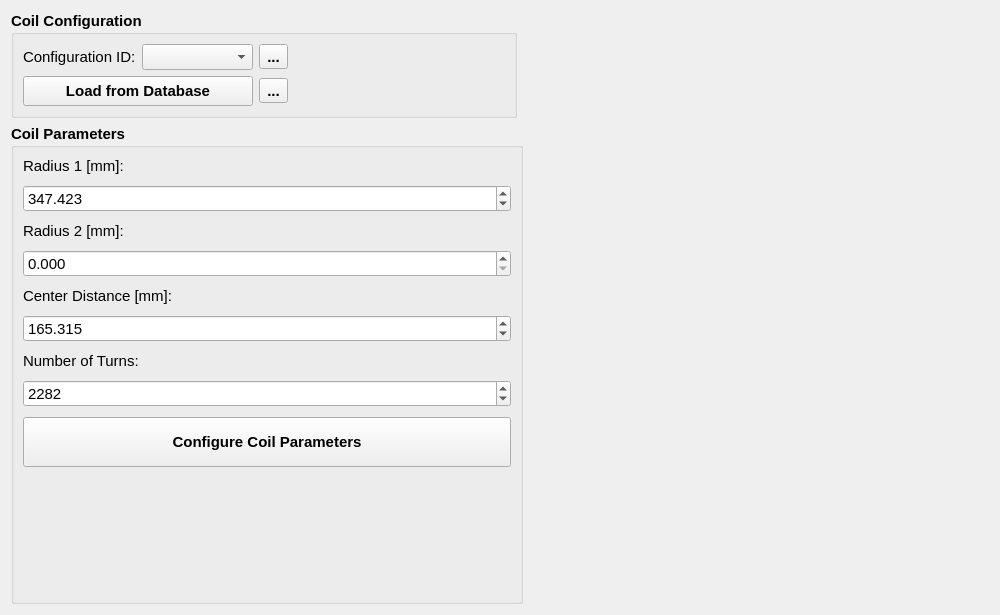
<?xml version="1.0" encoding="UTF-8"?>
<ui version="4.0">
 <class>wg_coil</class>
 <widget class="QWidget" name="wg_coil">
  <property name="geometry">
   <rect>
    <x>0</x>
    <y>0</y>
    <width>1000</width>
    <height>615</height>
   </rect>
  </property>
  <property name="font">
   <font>
    <pointsize>11</pointsize>
   </font>
  </property>
  <property name="windowTitle">
   <string>Coil</string>
  </property>
  <layout class="QGridLayout" name="gridLayout">
   <item row="0" column="2" rowspan="2">
    <layout class="QVBoxLayout" name="verticalLayout">
     <property name="leftMargin">
      <number>40</number>
     </property>
     <property name="topMargin">
      <number>20</number>
     </property>
     <property name="rightMargin">
      <number>20</number>
     </property>
     <property name="bottomMargin">
      <number>20</number>
     </property>
     <item>
      <widget class="QLabel" name="label">
       <property name="minimumSize">
        <size>
         <width>400</width>
         <height>0</height>
        </size>
       </property>
       <property name="text">
        <string/>
       </property>
       <property name="pixmap">
        <pixmap>../../resources/img/coil.png</pixmap>
       </property>
       <property name="scaledContents">
        <bool>false</bool>
       </property>
       <property name="alignment">
        <set>Qt::AlignCenter</set>
       </property>
      </widget>
     </item>
    </layout>
   </item>
   <item row="0" column="0">
    <widget class="QGroupBox" name="groupBox_7">
     <property name="sizePolicy">
      <sizepolicy hsizetype="Preferred" vsizetype="Maximum">
       <horstretch>0</horstretch>
       <verstretch>0</verstretch>
      </sizepolicy>
     </property>
     <property name="font">
      <font>
       <weight>75</weight>
       <bold>true</bold>
      </font>
     </property>
     <property name="title">
      <string>Coil Configuration</string>
     </property>
     <layout class="QGridLayout" name="gridLayout_10">
      <item row="0" column="0" colspan="2">
       <layout class="QHBoxLayout" name="horizontalLayout_2">
        <item>
         <widget class="QLabel" name="label_5">
          <property name="font">
           <font>
            <weight>50</weight>
            <bold>false</bold>
           </font>
          </property>
          <property name="text">
           <string>Configuration ID:</string>
          </property>
         </widget>
        </item>
        <item>
         <widget class="QComboBox" name="cmb_idn">
          <property name="font">
           <font>
            <weight>50</weight>
            <bold>false</bold>
           </font>
          </property>
         </widget>
        </item>
        <item>
         <widget class="QToolButton" name="tbt_update_idn">
          <property name="text">
           <string>...</string>
          </property>
          <property name="icon">
           <iconset>
            <normaloff>../../resources/img/refresh.svg</normaloff>../../resources/img/refresh.svg</iconset>
          </property>
          <property name="iconSize">
           <size>
            <width>24</width>
            <height>24</height>
           </size>
          </property>
         </widget>
        </item>
       </layout>
      </item>
      <item row="1" column="0">
       <widget class="QPushButton" name="pbt_load_db">
        <property name="minimumSize">
         <size>
          <width>230</width>
          <height>30</height>
         </size>
        </property>
        <property name="maximumSize">
         <size>
          <width>250</width>
          <height>16777215</height>
         </size>
        </property>
        <property name="text">
         <string>Load from Database</string>
        </property>
       </widget>
      </item>
      <item row="1" column="1">
       <widget class="QToolButton" name="tbt_save_db">
        <property name="text">
         <string>...</string>
        </property>
        <property name="icon">
         <iconset>
          <normaloff>../../resources/img/database_plus.svg</normaloff>../../resources/img/database_plus.svg</iconset>
        </property>
        <property name="iconSize">
         <size>
          <width>24</width>
          <height>24</height>
         </size>
        </property>
       </widget>
      </item>
      <item row="0" column="2">
       <spacer name="horizontalSpacer">
        <property name="orientation">
         <enum>Qt::Horizontal</enum>
        </property>
        <property name="sizeType">
         <enum>QSizePolicy::Expanding</enum>
        </property>
        <property name="sizeHint" stdset="0">
         <size>
          <width>40</width>
          <height>20</height>
         </size>
        </property>
       </spacer>
      </item>
     </layout>
    </widget>
   </item>
   <item row="1" column="0" colspan="2">
    <widget class="QGroupBox" name="groupBox">
     <property name="font">
      <font>
       <weight>75</weight>
       <bold>true</bold>
      </font>
     </property>
     <property name="title">
      <string>Coil Parameters</string>
     </property>
     <layout class="QFormLayout" name="formLayout">
      <property name="fieldGrowthPolicy">
       <enum>QFormLayout::AllNonFixedFieldsGrow</enum>
      </property>
      <property name="rowWrapPolicy">
       <enum>QFormLayout::WrapAllRows</enum>
      </property>
      <property name="verticalSpacing">
       <number>10</number>
      </property>
      <item row="0" column="0">
       <widget class="QLabel" name="label_2">
        <property name="font">
         <font>
          <weight>50</weight>
          <bold>false</bold>
         </font>
        </property>
        <property name="text">
         <string>Radius 1 [mm]:</string>
        </property>
       </widget>
      </item>
      <item row="0" column="1">
       <widget class="QDoubleSpinBox" name="sbd_radius_1">
        <property name="font">
         <font>
          <weight>50</weight>
          <bold>false</bold>
         </font>
        </property>
        <property name="decimals">
         <number>3</number>
        </property>
        <property name="maximum">
         <double>10000.000000000000000</double>
        </property>
        <property name="value">
         <double>347.423000000000002</double>
        </property>
       </widget>
      </item>
      <item row="1" column="0">
       <widget class="QLabel" name="label_3">
        <property name="font">
         <font>
          <weight>50</weight>
          <bold>false</bold>
         </font>
        </property>
        <property name="text">
         <string>Radius 2 [mm]:</string>
        </property>
       </widget>
      </item>
      <item row="1" column="1">
       <widget class="QDoubleSpinBox" name="sbd_radius_2">
        <property name="font">
         <font>
          <weight>50</weight>
          <bold>false</bold>
         </font>
        </property>
        <property name="decimals">
         <number>3</number>
        </property>
        <property name="maximum">
         <double>10000.000000000000000</double>
        </property>
       </widget>
      </item>
      <item row="2" column="0">
       <widget class="QLabel" name="label_4">
        <property name="font">
         <font>
          <weight>50</weight>
          <bold>false</bold>
         </font>
        </property>
        <property name="text">
         <string>Center Distance [mm]:</string>
        </property>
       </widget>
      </item>
      <item row="2" column="1">
       <widget class="QDoubleSpinBox" name="sbd_center_distance">
        <property name="font">
         <font>
          <weight>50</weight>
          <bold>false</bold>
         </font>
        </property>
        <property name="decimals">
         <number>3</number>
        </property>
        <property name="maximum">
         <double>10000.000000000000000</double>
        </property>
        <property name="value">
         <double>165.314999999999998</double>
        </property>
       </widget>
      </item>
      <item row="3" column="0">
       <widget class="QLabel" name="label_6">
        <property name="font">
         <font>
          <weight>50</weight>
          <bold>false</bold>
         </font>
        </property>
        <property name="text">
         <string>Number of Turns:</string>
        </property>
       </widget>
      </item>
      <item row="3" column="1">
       <widget class="QSpinBox" name="sb_nr_turns">
        <property name="font">
         <font>
          <weight>50</weight>
          <bold>false</bold>
         </font>
        </property>
        <property name="minimum">
         <number>1</number>
        </property>
        <property name="maximum">
         <number>1000000</number>
        </property>
        <property name="value">
         <number>2282</number>
        </property>
       </widget>
      </item>
      <item row="4" column="0" colspan="2">
       <widget class="QPushButton" name="pbt_config_param">
        <property name="minimumSize">
         <size>
          <width>0</width>
          <height>50</height>
         </size>
        </property>
        <property name="text">
         <string>Configure Coil Parameters</string>
        </property>
       </widget>
      </item>
     </layout>
    </widget>
   </item>
  </layout>
 </widget>
 <resources/>
 <connections/>
</ui>
